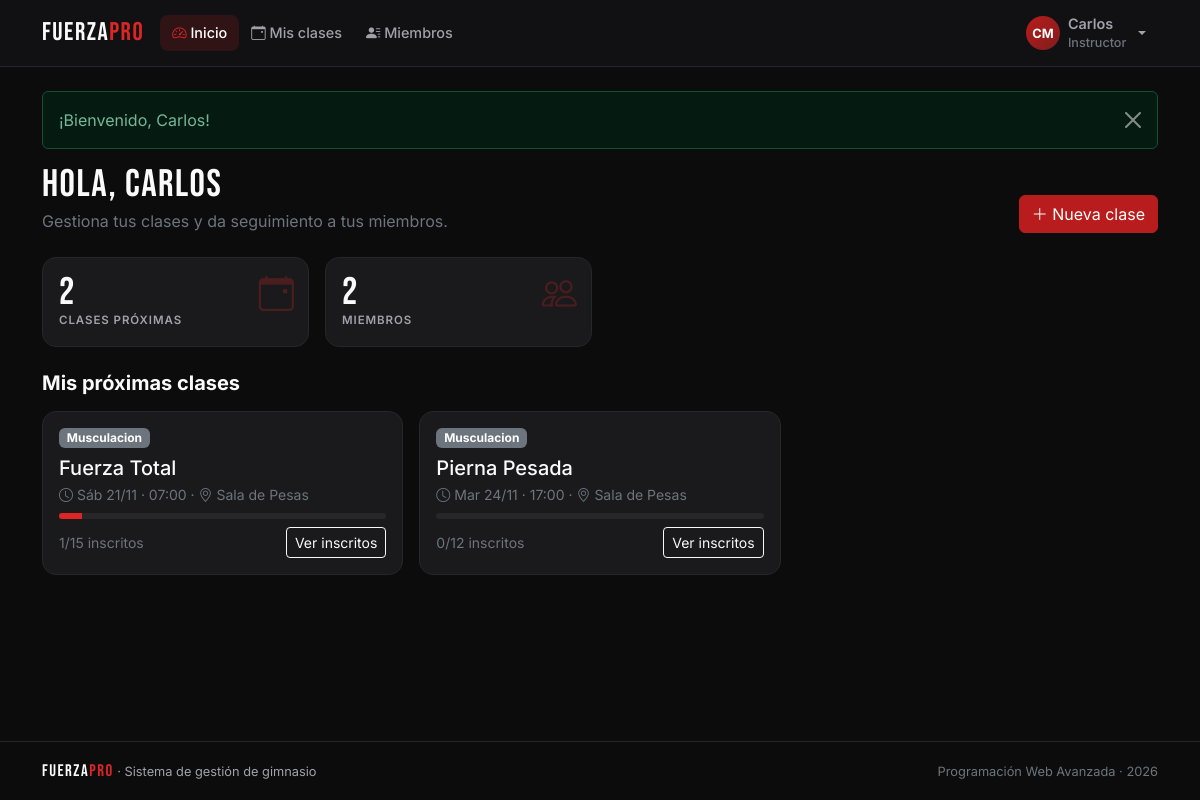
The app's page /index.php?r=inicio/index (signed in) with its own data.
### tables this page shows
CREATE TABLE clases (
  id             INT AUTO_INCREMENT PRIMARY KEY,
  nombre         VARCHAR(50)  NOT NULL,
  tipo           VARCHAR(30)  NOT NULL,
  descripcion    VARCHAR(255) NULL,
  id_instructor  INT          NOT NULL,
  id_instalacion INT          NOT NULL,
  fecha_hora     DATETIME     NOT NULL,
  duracion_min   INT          NOT NULL DEFAULT 60,
  cupo           INT          NOT NULL DEFAULT 20,
  estado         ENUM('Programada','Cancelada') NOT NULL DEFAULT 'Programada',
  INDEX idx_clases_fecha (fecha_hora),
  CONSTRAINT fk_clases_instructor  FOREIGN KEY (id_instructor)  REFERENCES usuarios(id),
  CONSTRAINT fk_clases_instalacion FOREIGN KEY (id_instalacion) REFERENCES instalaciones(id)
);

CREATE TABLE instalaciones (
  id          INT AUTO_INCREMENT PRIMARY KEY,
  nombre      VARCHAR(50)  NOT NULL,
  tipo        VARCHAR(30)  NOT NULL,
  capacidad   INT          NOT NULL,
  descripcion VARCHAR(255) NULL
);

### core/Router.php (called while the page is built, shortened)
<?php
class Router
{
    public static function dispatch(string $ruta): void
    {
        if (!preg_match('#^([a-z]+)/([a-z]+)$#', $ruta, $m)) {
            self::noEncontrado();
        }
        [, $nombre, $accion] = $m;
        (new $clase())->$accion();
    }
}

### index.php (called while the page is built, shortened)
<?php
require __DIR__ . '/core/helpers.php';
require __DIR__ . '/core/Database.php';
require __DIR__ . '/core/Auth.php';
require __DIR__ . '/core/Model.php';
require __DIR__ . '/core/Controller.php';
require __DIR__ . '/core/Router.php';
Router::dispatch(is_string($_GET['r'] ?? null) ? $_GET['r'] : '');

### core/Auth.php (called while the page is built, shortened)
<?php
class Auth
{
    public static function user(): ?array
    {
        return $_SESSION['usuario'] ?? null;
    }
}

### core/helpers.php (called while the page is built, shortened)
<?php
function e($valor): string
{
    return htmlspecialchars((string) ($valor ?? ''), ENT_QUOTES, 'UTF-8');
}
function url(string $ruta = 'inicio/index', array $params = []): string
{
    $params = array_merge(['r' => $ruta], $params);
    return 'index.php?' . http_build_query($params);
}
function fecha_clase(string $valor): string
{
    $t = strtotime($valor);
    $dias = ['Lun', 'Mar', 'Mié', 'Jue', 'Vie', 'Sáb', 'Dom'];
    return $dias[(int) date('N', $t) - 1] . ' ' . date('d/m', $t) . ' · ' . date('H:i', $t);
}

### core/Database.php (called while the page is built, shortened)
<?php
class Database
{
    private static ?PDO $pdo = null;
    public static function get(): PDO
    {
        if (self::$pdo === null) {
            $dsn = 'mysql:host=' . DB_HOST . ';port=' . DB_PORT
                 . ';dbname=' . DB_NAME . ';charset=utf8mb4';
            try {
                self::$pdo = new PDO($dsn, DB_USER, DB_PASS, [
                    PDO::ATTR_ERRMODE            => PDO::ERRMODE_EXCEPTION,
                    PDO::ATTR_DEFAULT_FETCH_MODE => PDO::FETCH_ASSOC,
                    PDO::ATTR_EMULATE_PREPARES   => false,
                ]);
                self::$pdo->exec("SET time_zone = '" . date('P') . "'");
            } catch (PDOException $e) {
                http_response_code(500);
                $detalle = DEBUG ? '<br><small>' . htmlspecialchars($e->getMessage()) . '</small>' : '';
                exit('<h3 style="font-family:sans-serif">No se pudo conectar a la base de datos.'
                    . ' Revise config/config.php e importe gimnasio.sql.' . $detalle . '</h3>');
            }
        }
        return self::$pdo;
    }
}

### core/Model.php (called while the page is built, shortened)
<?php
abstract class Model
{
    protected static function db(): PDO
    {
        return Database::get();
    }
    protected static function query(string $sql, array $params = []): PDOStatement
    {
        $st = self::db()->prepare($sql);
        $st->execute($params);
        return $st;
    }
}

### models/Clase.php (called while the page is built, shortened)
<?php
class Clase extends Model
{
    public static function listar(?int $instructor = null, string $periodo = 'proximas'): array
    {
        $sql = 'SELECT ' . self::COLUMNAS . self::DESDE . ' WHERE 1=1';
        $p = [];
        if ($instructor) {
            $sql .= ' AND c.id_instructor = ?';
            $p[] = $instructor;
        }
        if ($periodo === 'proximas') $sql .= ' AND c.fecha_hora >= NOW()';
        $sql .= $periodo === 'pasadas' ? ' ORDER BY c.fecha_hora DESC' : ' ORDER BY c.fecha_hora';
        return self::query($sql, $p)->fetchAll();
    }
}

### views/inicio/instructor.php (the view, shortened to what this page needs)
<div class="fp-page-head">
  <div>
    <h1 class="fp-title">Hola, <?= e(Auth::user()['nombre']) ?></h1>
    <p class="text-secondary mb-0">Gestiona tus clases y da seguimiento a tus miembros.</p>
  </div>
  <a href="<?= url('clases/index') ?>" class="btn btn-danger"><i class="bi bi-plus-lg"></i> Nueva clase</a>
</div>
<div class="row g-3 mb-4">
  <div class="col-6 col-md-3">
    <a href="<?= url('clases/index') ?>" class="card fp-card fp-stat h-100 text-decoration-none"><div class="card-body">
      <i class="bi bi-calendar-event fp-stat-icon"></i>
      <div class="fp-stat-value" data-contador="<?= $totalProx ?>"><?= $totalProx ?></div>
      <div class="fp-stat-label">Clases próximas</div>
    </div></a>
  </div>
  <div class="col-6 col-md-3">
    <a href="<?= url('miembros/index') ?>" class="card fp-card fp-stat h-100 text-decoration-none"><div class="card-body">
      <i class="bi bi-people fp-stat-icon"></i>
      <div class="fp-stat-value" data-contador="<?= $miembros ?>"><?= $miembros ?></div>
      <div class="fp-stat-label">Miembros</div>
    </div></a>
  </div>
</div>
<h2 class="h5 fw-bold mb-3">Mis próximas clases</h2>
<div class="row g-3">
  <?php foreach ($proximas as $c): $pct = $c['cupo'] ? round($c['ocupados'] / $c['cupo'] * 100) : 0; ?>
    <div class="col-md-6 col-xl-4">
      <div class="card fp-card h-100 <?= $c['estado'] === 'Cancelada' ? 'opacity-50' : '' ?>">
        <div class="card-body">
          <div class="d-flex justify-content-between">
            <span class="badge text-bg-secondary"><?= e($c['tipo']) ?></span>
          </div>
          <h3 class="h5 mt-2 mb-1"><?= e($c['nombre']) ?></h3>
          <p class="small text-secondary mb-2"><i class="bi bi-clock"></i> <?= fecha_clase($c['fecha_hora']) ?> · <i class="bi bi-geo-alt"></i> <?= e($c['instalacion']) ?></p>
          <div class="progress fp-progress" role="progressbar" aria-valuenow="<?= $pct ?>" aria-valuemin="0" aria-valuemax="100">
            <div class="progress-bar bg-danger" style="width:<?= $pct ?>%"></div>
          </div>
          <div class="d-flex justify-content-between align-items-center mt-2">
            <small class="text-secondary"><?= (int) $c['ocupados'] ?>/<?= (int) $c['cupo'] ?> inscritos</small>
            <a href="<?= url('clases/inscritos', ['id' => $c['id']]) ?>" class="btn btn-sm btn-outline-light">Ver inscritos</a>
          </div>
        </div>
      </div>
    </div>
  <?php endforeach; ?>
</div>

### assets/css/styles.css (style rules this page uses)
:root { --fp-bg: #0c0c0d; --fp-sur: #131315; --fp-card: #1a1a1d; --fp-brd: #27272a; --fp-brd2: #3f3f46; --fp-acc: #b91c1c; --fp-acch: #dc2626; --fp-txt: #fafafa; --fp-txt2: #a1a1aa; --fp-ok: #22c55e; --fp-radio: 14px; }
[data-bs-theme="dark"] { --bs-body-bg: var(--fp-bg); --bs-body-color: var(--fp-txt); --bs-secondary-color: var(--fp-txt2); --bs-border-color: var(--fp-brd); --bs-tertiary-bg: var(--fp-sur); --bs-body-font-family: 'Inter', system-ui, sans-serif; --bs-danger: var(--fp-acch); --bs-danger-rgb: 220, 38, 38; --bs-link-color-rgb: 250, 250, 250; }
.btn-danger { --bs-btn-bg: var(--fp-acc); --bs-btn-border-color: var(--fp-acc); --bs-btn-hover-bg: var(--fp-acch); --bs-btn-hover-border-color: var(--fp-acch); --bs-btn-active-bg: #991b1b; }
body { min-height: 100vh; display: flex; flex-direction: column; -webkit-font-smoothing: antialiased; }
.fp-logo, .fp-title, .fp-display, .fp-stat-value { font-family: 'Bebas Neue', sans-serif; letter-spacing: 1.5px; }
.fp-title { font-size: clamp(1.8rem, 4vw, 2.4rem); margin-bottom: .2rem; line-height: 1.05; }
.fp-page-head { display: flex; flex-wrap: wrap; justify-content: space-between; align-items: flex-end; gap: 1rem; margin-bottom: 1.5rem; }
.fp-card { background: var(--fp-card); border: 1px solid var(--fp-brd); border-radius: var(--fp-radio); color: var(--fp-txt); transition: border-color .2s, transform .2s; }
.fp-stat { position: relative; overflow: hidden; }
.fp-stat-icon { position: absolute; right: 14px; top: 10px; font-size: 2.2rem; color: rgba(220, 38, 38, .25); }
.fp-stat-value { font-size: 2.4rem; line-height: 1; color: var(--fp-txt); }
.fp-stat-label { font-size: .72rem; text-transform: uppercase; letter-spacing: .08em; color: var(--fp-txt2); font-weight: 600; }
.fp-progress { height: 6px; background: var(--fp-brd); border-radius: 6px; }
.fp-progress .progress-bar { transition: width .5s ease; }
.fp-main > * { animation: aparecer .35s ease both; }

### records on screen
clases: tipo "Musculacion", nombre "Fuerza Total", fecha_hora "Sáb 21/11 · 07:00", id_instalacion.nombre "Sala de Pesas", $pct 7 (drawn), ocupados "1", cupo "15"
clases: tipo "Musculacion", nombre "Pierna Pesada", fecha_hora "Mar 24/11 · 17:00", id_instalacion.nombre "Sala de Pesas", ocupados "0", cupo "12"

### other values on screen
$texto "Inicio"
$texto "Mis clases"
$texto "Miembros"
iniciales($usuario['nombre'], $usuario['apellido']) "CM"
$usuario['nombre'] "Carlos"
$usuario['rol'] "Instructor"
$f['mensaje'] "¡Bienvenido, Carlos!"
Auth::user()['nombre'] "Carlos"
$totalProx "2"
$miembros "2"
